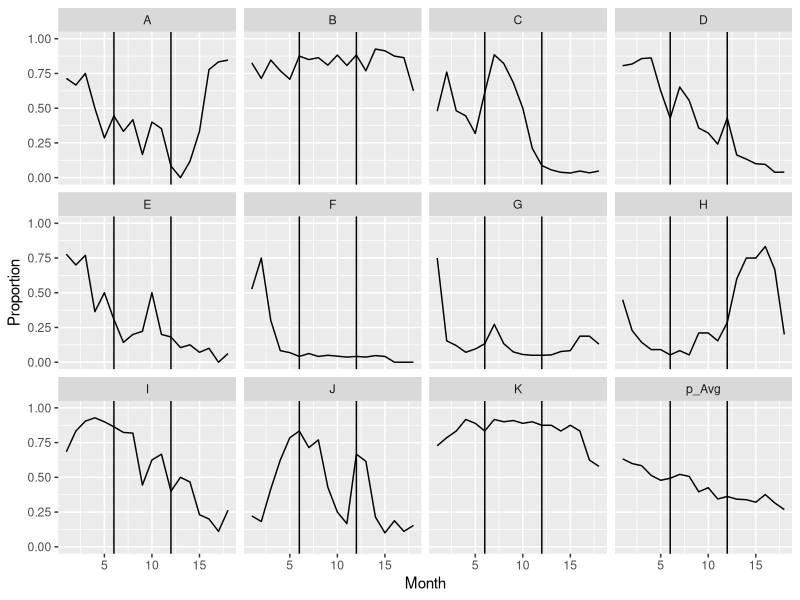
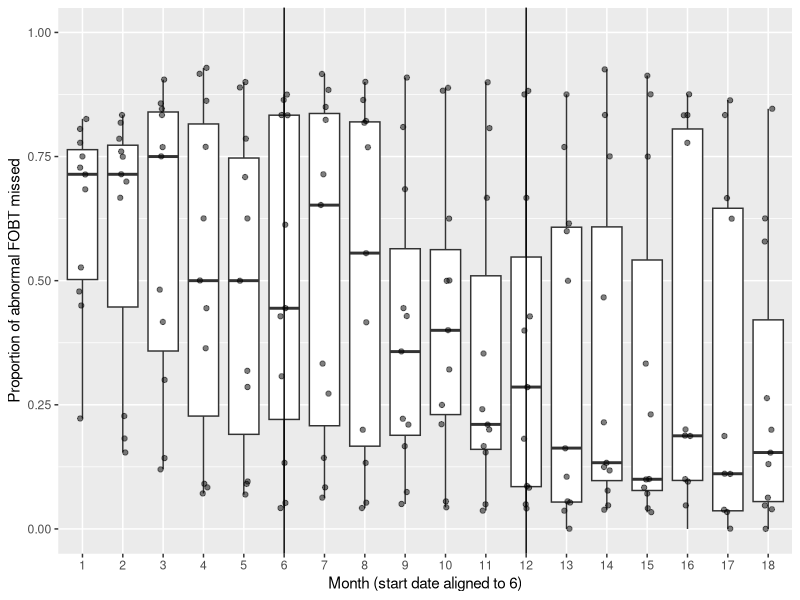
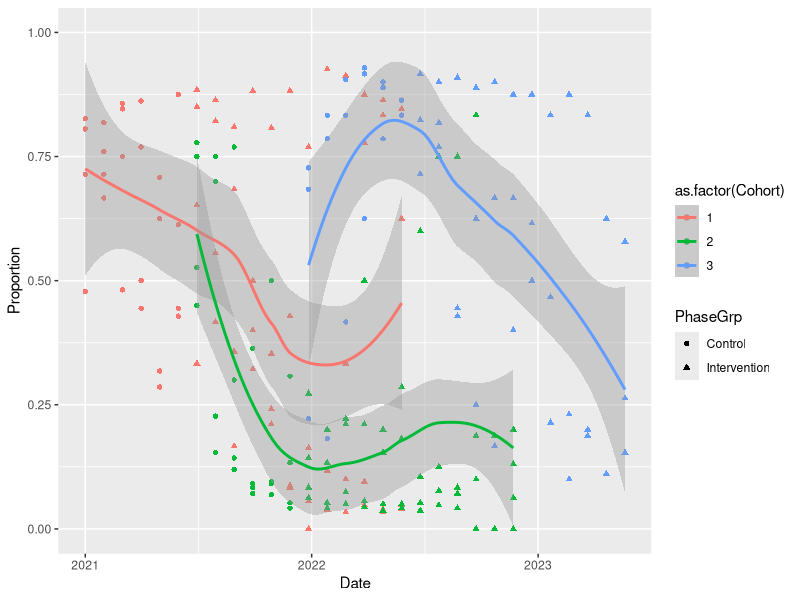
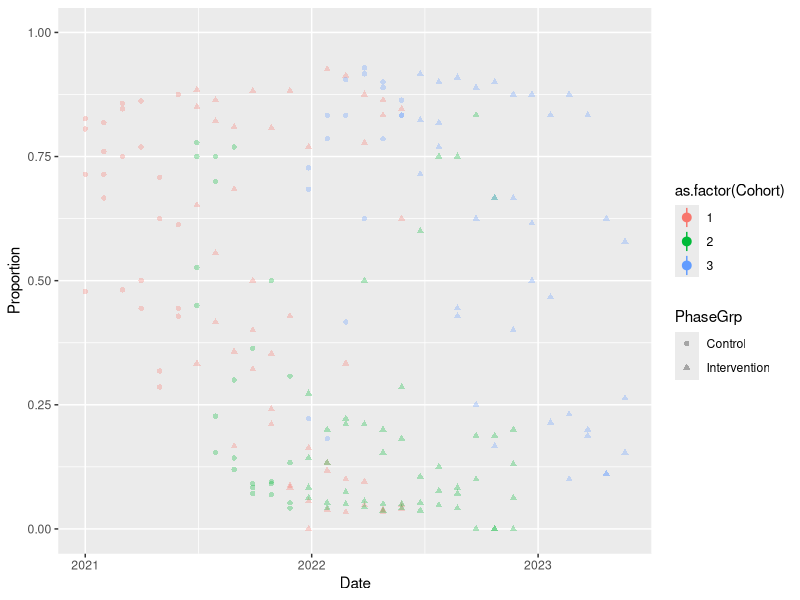

Here is the R script that generated these plots, in order:
## ---- chunk 1
library(ggplot2)
library(tidyr)
library(dplyr)
library(knitr)
library(here)
## ---- chunk 2
x_to_proportion <- function(x) { 
  0.5 + atan(x) / pi
  # max slope = 1/pi = 0.32, at x=0.
  # going up by 1 makes proportion go about 0.5 to 0.75
  # x up by 0.03 makes p go to 0.51
}

proportion_to_x <- function(proportion) { 
  tan(pi * (proportion - 0.5))
}

next_proportion <- function(current_proportion) {  # returns simple numeric
  current_x <- proportion_to_x(current_proportion)
  new_x <- current_x + rnorm(1) - 0.1  # decrease a little each month
  x_to_proportion(new_x)
}

extend_by_one <- function(proportion_vec) {  # returns numeric vector
  val_to_add <- next_proportion(tail(proportion_vec, n=1))
  c(proportion_vec, val_to_add)
}

generate_run <- function(n) {  # returns numeric vector of length n
  my_run <- c(next_proportion(0.6))  # starting value
  for (i in 2:n) {
    my_run <- extend_by_one(my_run)
  }
  my_run
}

generate_etrigger_data <- function(number_sites, months_per_site) {  # returns data frame
  result <- generate_run(months_per_site)
  site_labels <- rep(LETTERS[1], months_per_site)
  timepoints <- 1:months_per_site
  for (i in 2:number_sites) {
    result <- c(result, generate_run(months_per_site))
    site_labels <- c(site_labels, rep(LETTERS[i], months_per_site))
    timepoints <- c(timepoints, 1:months_per_site)
  }
  data.frame(Proportion_raw = result, Site = site_labels, Month = timepoints)
}
## ---- chunk 3
n_sites <- 11
last_prework_month <- 6
n_action <- 6
n_sustain <- 6
last_action_month <- last_prework_month + n_action
months_per_site <- last_action_month + n_sustain
project_kickoff <- as.Date('2021-01-01')

set.seed(123423)

X_continuous <- generate_etrigger_data(n_sites, months_per_site)

## ---- chunk 4
expected_n = data.frame(
  Site = LETTERS[1: n_sites],
  expected = runif(n_sites, 9, 30)  # Sites usually 9 to 30 abnormal tests per mo.
)

rpois_vec <- Vectorize(rpois, 'lambda')

inner_join(X_continuous, expected_n, by='Site') %>%
  mutate(
    Denominator = rpois_vec(1, expected),
    Numerator = round(Denominator * Proportion_raw),
    Proportion = Numerator / Denominator,
    Phase = case_when(
      Month <= 3 ~ 'baseline',
      Month <= last_prework_month ~ 'prework',
      Month <= last_action_month ~ 'action',
      TRUE ~ 'sustain'
    ),
    Cohort = case_when(
      Site %in% c('A', 'B', 'C', 'D') ~ 1,
      Site %in% c('E', 'F', 'G', 'H') ~ 2,
      TRUE ~ 3,
    ),
    Date = n_action * 30 * (Cohort - 1) + (Month - 1) * 30 + project_kickoff,
    PhaseGrp = case_when(
      Phase %in% c('baseline', 'prework') ~ 'Control',
      TRUE ~ 'Intervention'
    )
  ) %>%
  select(Cohort, Site, Month, Phase, Numerator, Denominator, Proportion, Date, PhaseGrp) -> X
## ---- chunk 5
X %>%
  group_by(Month) %>%
  summarise(Proportion = mean(Proportion)) %>%
  mutate(Site='p_Avg') ->
  averaged
site_data_with_average <- bind_rows(X, averaged)
## ---- chunk 6
  ggplot(site_data_with_average, aes(Month, Proportion)) +
    geom_line() +
    geom_vline(xintercept = last_prework_month) +
    geom_vline(xintercept = last_action_month) +
    ylim(0,1) +
    facet_wrap(vars(Site))
## ---- chunk 7
head(X, 18+5) %>% kable()

output_filename <- 'fake_data.csv'
write.csv(X, file=here(output_filename), row.names = FALSE)
Xrows = dim(X)[1]
Xcols = dim(X)[2]
## ---- chunk 8
site_data_with_average %>%
  filter(Site != 'p_Avg') %>%
  ggplot(aes(as.factor(Month), Proportion)) +
    geom_boxplot() +
    geom_jitter(width = 0.1, alpha = 0.5) +
    geom_vline(xintercept = last_prework_month) +
    geom_vline(xintercept = last_action_month) +
    ylim(0,1) +
    labs(y="Proportion of abnormal FOBT missed", x='Month (start date aligned to 6)')
## ---- chunk 9
ggplot(X, aes(Date, Proportion, colour = as.factor(Cohort))) +
  geom_point(aes(shape = PhaseGrp)) +
  geom_smooth() +
  ylim(0,1)
## ---- chunk 10
ggplot(X, aes(Date, Proportion, colour = as.factor(Cohort))) +
  geom_point(aes(shape = PhaseGrp), alpha = 0.3) +
  stat_summary(fun.data = "mean_sdl", fun.args = list(mult = 1)) +
  ylim(0,1)
